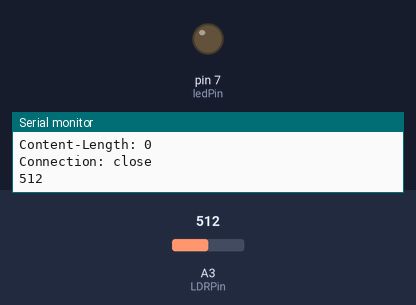
A sketch run on a simulated Arduino Uno, built with avr-gcc and run on an emulated ATmega328P. Shown: output pins drawn as LEDs (lit = HIGH), the last lines printed to the serial monitor. The inputs (shaded band) are chosen by the test bench; at power-on: A3 (LDRPin) = 512. WiFi joins after 1.5 s; servers stay silent unless stated; uploads are accepted with an empty reply.

Above: at 2.2 s.
2.3 s: A3 (LDRPin) set to 979
3.8 s: A3 (LDRPin) set to 998
At 5.0 s:
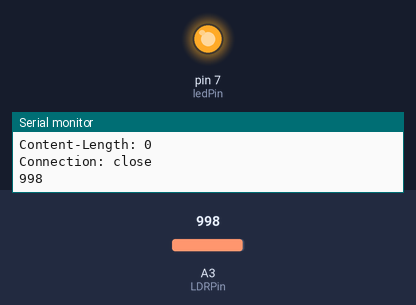
5.3 s: A3 (LDRPin) set to 980
At 6.8 s:
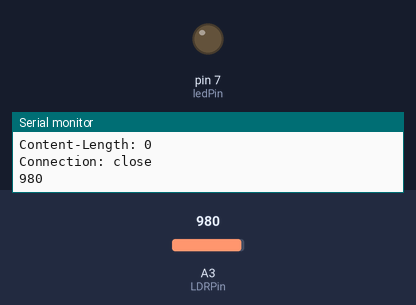
7.1 s: A3 (LDRPin) set to 1000
At 7.7 s:
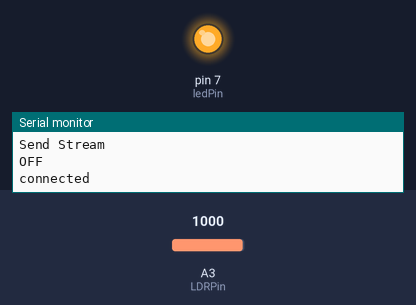
Timing chart, 0 to 9.9 s (numbered marks = the images above; inputs shaded):
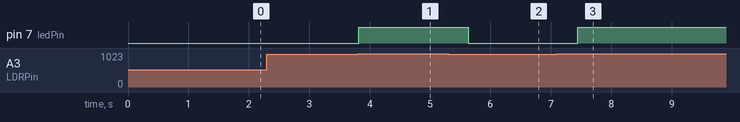

The sketch:

arduinoAlertSystem.ino
```cpp
/*
	- LDR Alarm with Arduino and Carriots -

  This sketch sends streams to Carriots according to the values read by a LDR sensor

	The circuit:
	* 1 arduino uno, 1 ethernet shield, 1 tiny breadboard, 1 resistance, 1 LDR sensor

	Created 27 Dec 2012
	By Carriots
	Modified 10 Apr 2014
	By carriots

*/

#include <SPI.h>
#include <Ethernet.h>

const int ON = 1;    // Constant to indicate that lights are on
const int OFF = 2;  // Constant to indicate that lights are off
const String APIKEY = "YOUR APIKEY HERE"; // Replace with your Carriots apikey
const String DEVICE = "YOUR DEVICE's ID_DEVELOPER HERE"; // Replace with the id_developer of your device

// Enter a MAC address for your controller below.
// Newer Ethernet shields have a MAC address printed on a sticker on the shield
byte mac[] = {  0xDE, 0xAD, 0xBE, 0xEF, 0xFE, 0xED };
IPAddress ip(192,168,1,27);       // Your IP Address
IPAddress server(51,137,97,16);  // api.carriots.com IP Address

EthernetClient client; // Initialize the library instance

int ledPin = 7;        // Led pin number
int LDRPin = 3;        // LDR sensor pin number

int lights = OFF;      // Current status
int newLights = OFF;   // New status


/**************************************************************************/
/*
    The setup routine runs once when you press reset
*/
/**************************************************************************/
void setup() {

  pinMode(ledPin, OUTPUT);        // Initialize the digital pin as an output

  Serial.begin(9600);             // Start serial port
  Serial.println(F("Starting"));

  Ethernet.begin(mac,ip);         // Start the Ethernet connection
  delay(1000);                    // Give the Ethernet shield a second to initialize
}


/**************************************************************************/
/*
    The loop routine runs over and over again forever
*/
/**************************************************************************/
void loop() {

  int val = analogRead(LDRPin);   // Read the value from the sensor
  Serial.println(val);

  if (val > 990) {                // This is the value limit between day or night with our LDR sensor. Maybe you need adjust this value.
    newLights = OFF;              // Now it's night. We have to turn on the LED
    digitalWrite(ledPin, HIGH);   // Turn the LED on (HIGH is the voltage level)
  }
  else {
    newLights = ON;               // Now it's day. We have to turn off the LED
    digitalWrite(ledPin, LOW);    // Turn the LED off by making the voltage LOW
  }

  if (lights != newLights) {        // Check if we have a change in status
    Serial.println(F("Send Stream"));
    lights = newLights;             // Status update and send stream
    sendStream();
  }

  delay(500);

  // If there's incoming data from the net connection, send it out the serial port
  // This is for debugging purposes only
  while (client.available()) {
    char c = client.read();
    Serial.print(c);
  }

  if (!client.connected()) {
      client.stop();
  }
}


/**************************************************************************/
/*
    Send stream to Carriots
*/
/**************************************************************************/
void sendStream()
{
  String txt = "";         // Text to send
  if ( lights == OFF ) {   // Alarm OFF
     txt = "OFF";
  } else {                 // Alarm ON
     txt = "ON";
  }
  Serial.println(txt);     // For debugging purpose only

  if (client.connect(server, 80)) {   // If there's a successful connection
    Serial.println(F("connected"));
    // Build the data field
    String json = "{\"protocol\":\"v2\",\"device\":\""+DEVICE+"\",\"at\":\"now\",\"data\":{\"light\":\""+txt+"\"}}";

    // Make a HTTP request
    client.println("POST /streams HTTP/1.1");
    client.println("Host: api.carriots.com");
    client.println("Accept: application/json");
    client.println("User-Agent: Arduino-Carriots");
    client.println("Content-Type: application/json");
    client.print("carriots.apikey: ");
    client.println(APIKEY);
    client.print("Content-Length: ");
    int thisLength = json.length();
    client.println(thisLength);
    client.println("Connection: close");
    client.println();

    client.println(json);
  }
  else {
    // If you didn't get a connection to the server:
    Serial.println(F("connection failed"));
  }


}
```

Measured:
- the behaviour switches between 990 and 991 on A3 (LDRPin) (found by bisection; images 0 and 1)
- after the input at 3.8 s, pin 7 (ledPin): LOW → HIGH at once
- after the input at 5.3 s, pin 7 (ledPin): HIGH → LOW after 0.33 s
- after the input at 7.1 s, pin 7 (ledPin): LOW → HIGH after 0.35 s
